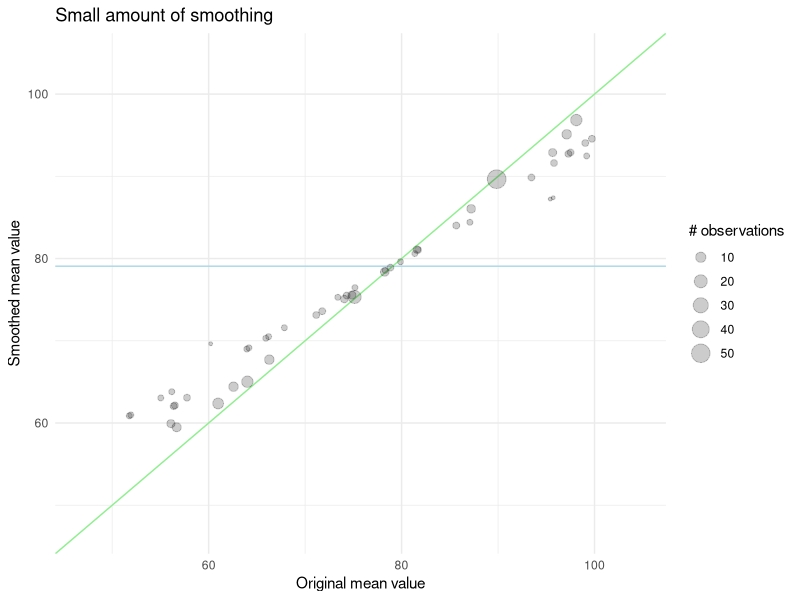
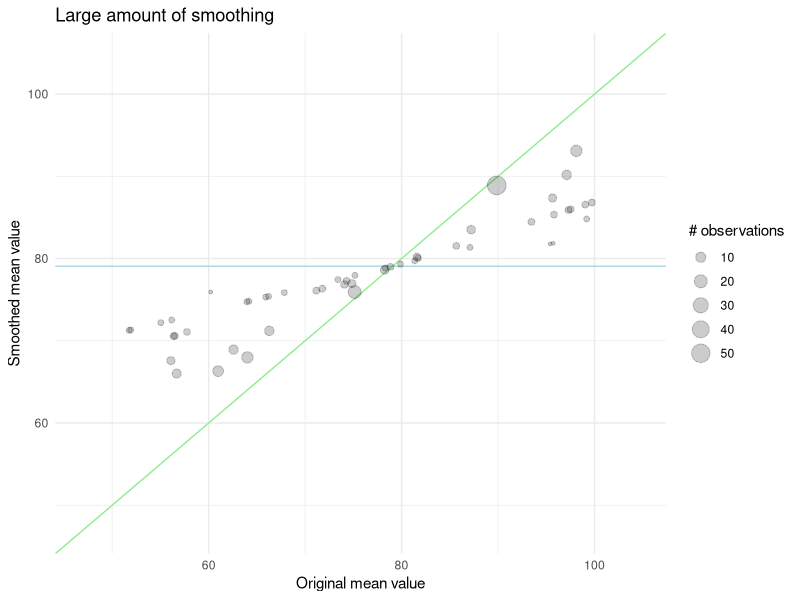

Here is the R script that generated these plots, in order:
## ---- chunk 1
#| echo: false
animals <- tibble::tibble(
  cuteness = c(1, 5, 9, 3, 2, 4),
  animal = c("dog", "cat", "cat", "cat", "dog", "horse")
)

animals
## ---- chunk 2
#| echo: false
#| message: false
library(dplyr)
animals_means <- animals |>
  summarise(
    math = paste(cuteness, collapse = " + "),
    math = if_else(length(cuteness) == 1, 
                   paste0(math, " / 1"), 
                   paste0("(", math, ") / ", length(cuteness))),
    mean = mean(cuteness), 
    .by = animal
  )

animals_means
## ---- chunk 3
#| echo: false
animals |>
  left_join(animals_means, by = join_by(animal)) |>
  select(-animal, -math) |>
  rename(animal = mean)
## ---- chunk 4
#| echo: false
library(ggplot2)

set.seed(1234)
n <- 50
data <- tibble(
  size = ceiling(rlnorm(n, 1.5)),
  value = runif(n, 50, 100)
)

weighted_mean <- weighted.mean(data$value, data$value)

range <- range(data$value) 
range <- range + diff(range) * c(-0.1, 0.1)
## ---- chunk 5
#| label: fig-target-smoothness-1
#| echo: false
#| message: false
#| fig-cap: |
#|   With a small amount of smoothing, the adjusted means are close to the 
#|   original means, regardless of the number of observations.
#| fig-alt: |
#|   Scatter chart. A green line with slope 1 and intercept, and a blue line 
#|   with slope 0 and an intercept equal to the global mean. The points are sized
#|   according to the number of observations that were used to calculate the 
#|   value. The points lie along the green line mostly, with some of the smaller
#|   points getting closer to the blue line.
smoothness <- 1

data |>
  mutate(new_value = (size * value + weighted_mean * smoothness) / (size + smoothness)) |>
  ggplot(aes(value, new_value)) +
  geom_abline(slope = 0, intercept = weighted_mean, color ="lightblue") +
  geom_abline(slope = 1, intercept = 0, color = "lightgreen") +
  geom_point(aes(size = size), alpha = 0.2) +
  theme_minimal() +
  xlim(range) +
  ylim(range) +
  labs(x = "Original mean value",
       y = "Smoothed mean value",
       size = "# observations",
       title = "Small amount of smoothing")
## ---- chunk 6
#| label: fig-target-smoothness-5
#| echo: false
#| message: false
#| fig-cap: |
#|   With a large amount of smoothing, the adjusted means are not as close to
#|   the original means, with smaller points getting quite close to the global
#|   mean.
#| fig-alt: |
#|   Scatter chart. A green line with slope 1 and intercept, and a blue line 
#|   with slope 0 and an intercept equal to the global mean. The points are sized
#|   according to the number of observations that were used to calculate the 
#|   value. The points lie between the green and blue lines, with the smaller
#|   points being close to the blue line than the larger points.
smoothness <- 5

data |>
  mutate(new_value = (size * value + weighted_mean * smoothness) / (size + smoothness)) |>
  ggplot(aes(value, new_value)) +
  geom_abline(slope = 0, intercept = weighted_mean, color ="lightblue") +
  geom_abline(slope = 1, intercept = 0, color = "lightgreen") +
  geom_point(aes(size = size), alpha = 0.2) +
  theme_minimal() +
  xlim(range) +
  ylim(range) +
  labs(x = "Original mean value",
       y = "Smoothed mean value",
       size = "# observations",
       title = "Large amount of smoothing")
